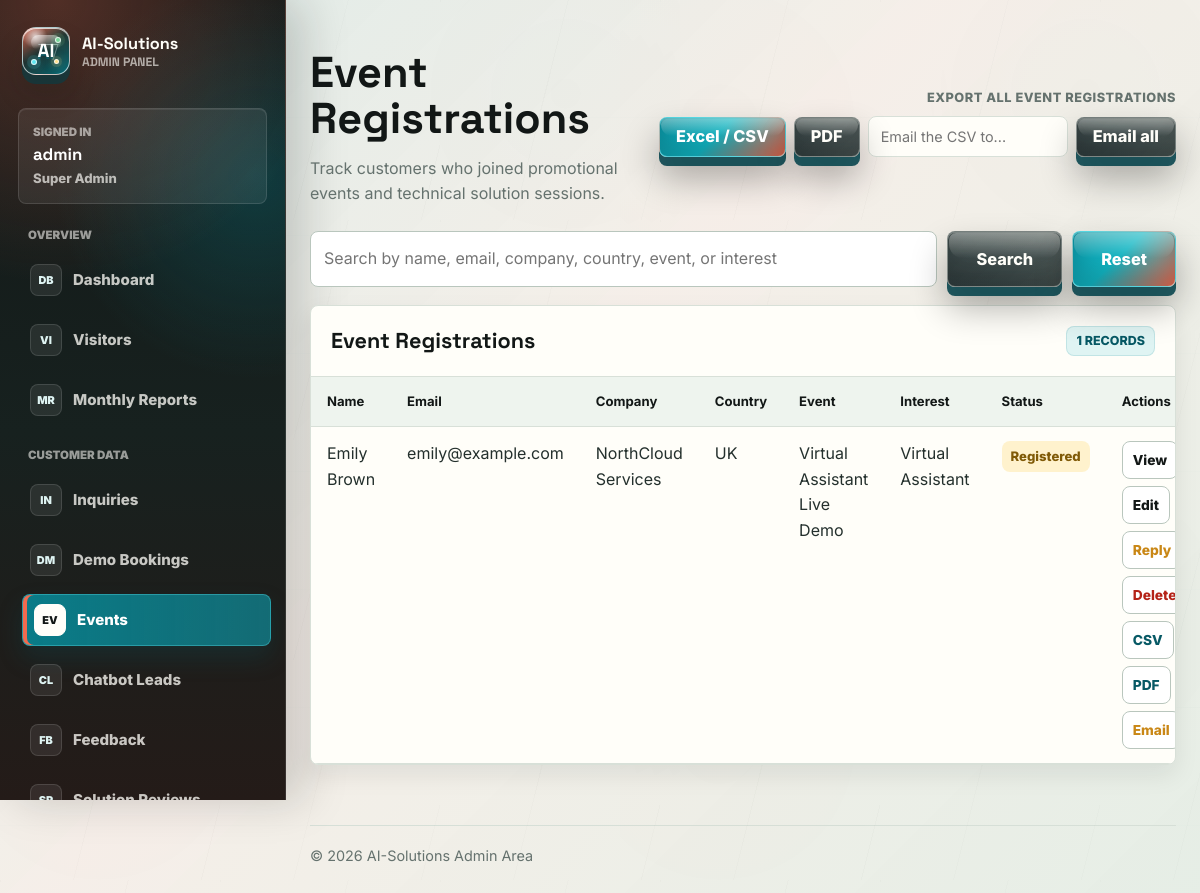
/admin/event-registrations.php (signed in), run on the app's committed database.
### tables this page shows
CREATE TABLE event_registrations (
 id INT AUTO_INCREMENT PRIMARY KEY,
 full_name VARCHAR(150) NOT NULL,
 email VARCHAR(150) NOT NULL,
 phone VARCHAR(50) NOT NULL,
 company_name VARCHAR(150) NOT NULL,
 country VARCHAR(100) NOT NULL,
 event_name VARCHAR(200) NOT NULL,
 interest_area VARCHAR(150) NOT NULL,
 notes TEXT NULL,
 status VARCHAR(50) NOT NULL DEFAULT 'Registered',
 admin_note TEXT NULL,
 created_at DATETIME NOT NULL DEFAULT CURRENT_TIMESTAMP,
 updated_at DATETIME NULL
);

### includes/functions.php (called while the page is built, shortened)
<?php
function e($value) {
    return htmlspecialchars((string) $value, ENT_QUOTES, 'UTF-8');
}

### admin/event-registrations.php (the view, shortened to what this page needs)
<?php
require_once __DIR__ . '/../includes/db.php';
require_once __DIR__ . '/../includes/report-export.php';
$search = trim($_GET['search'] ?? '');
$where = '';
$params = [];
$stmt = $pdo->prepare('SELECT * FROM event_registrations ' . $where . ' ORDER BY created_at DESC');
$stmt->execute($params);
$records = $stmt->fetchAll();
include 'admin-header.php';
?>
<div class="admin-hero">
    <div><h1>Event Registrations</h1><p>Track customers who joined promotional events and technical solution sessions.</p></div>
    <?= render_export_all_toolbar('events', 'event registrations') ?>
</div>
<form class="search-bar" method="get">
    <input name="search" value="<?= e($search) ?>" placeholder="Search by name, email, company, country, event, or interest">
    <button class="btn btn-secondary" type="submit">Search</button>
    <a class="btn btn-primary" href="event-registrations.php">Reset</a>
</form>
<div class="table-panel">
    <div class="table-header"><h2>Event Registrations</h2><span class="badge"><?= count($records) ?> records</span></div>
    <div class="table-responsive">
        <table>
            <thead><tr><th>Name</th><th>Email</th><th>Company</th><th>Country</th><th>Event</th><th>Interest</th><th>Status</th><th>Actions</th></tr></thead>
            <tbody>
            <?php foreach ($records as $r): ?>
                <tr>
                    <td><?= e($r['full_name'] ?? '') ?></td>
                    <td><?= e($r['email'] ?? '') ?></td>
                    <td><?= e($r['company_name'] ?? '') ?></td>
                    <td><?= e($r['country'] ?? '') ?></td>
                    <td><?= e($r['event_name'] ?? '') ?></td>
                    <td><?= e($r['interest_area'] ?? '') ?></td>
                    <td><span class="status <?= e(strtolower(str_replace(' ', '-', $r['status'] ?? 'registered'))) ?>"><?= e($r['status'] ?? 'Registered') ?></span></td>
                    <td>
                        <div class="table-actions">
                            <a class="action-link" href="view-record.php?type=event&id=<?= e($r['id']) ?>">View</a>
                            <a class="action-link" href="edit-record.php?type=event&id=<?= e($r['id']) ?>">Edit</a>
                            <a class="action-link action-email" href="send-message.php?type=event&id=<?= e($r['id']) ?>">Reply</a>
                            <form class="inline-form" method="post" action="delete-record.php" onsubmit="return confirm('Delete this event registration?')">
                                <button class="action-link action-delete" type="submit">Delete</button>
                            </form>
                            <a class="action-link action-export" href="export-records.php?action=download&record_type=event&id=<?= e($r['id']) ?>&format=csv">CSV</a>
                            <a class="action-link action-export" href="export-records.php?action=download&record_type=event&id=<?= e($r['id']) ?>&format=pdf">PDF</a>
                            <form class="inline-form" method="post" action="export-records.php">
                                <button class="action-link action-email" type="submit">Email</button>
                            </form>
                        </div>
                    </td>
                </tr>
            <?php endforeach; ?>
            </tbody>
        </table>
    </div>
</div>
<?php include 'admin-footer.php'; ?>

### data on the page
event_registrations: full_name "Emily Brown", email "emily@example.com", company_name "NorthCloud Services", country "UK", event_name "Virtual Assistant Live Demo", interest_area "Virtual Assistant", status "Registered"

### other printed values
admin_name() "admin"
str_replace('_', ' ', admin_role()) "Super Admin"
$group_label "OVERVIEW"
$item['icon'] "DB"
$item['label'] "Dashboard"
$item['icon'] "VI"
$item['label'] "Visitors"
$item['icon'] "MR"
$item['label'] "Monthly Reports"
$group_label "CUSTOMER DATA"
$item['icon'] "IN"
$item['label'] "Inquiries"
$item['icon'] "DM"
$item['label'] "Demo Bookings"
$item['icon'] "EV"
